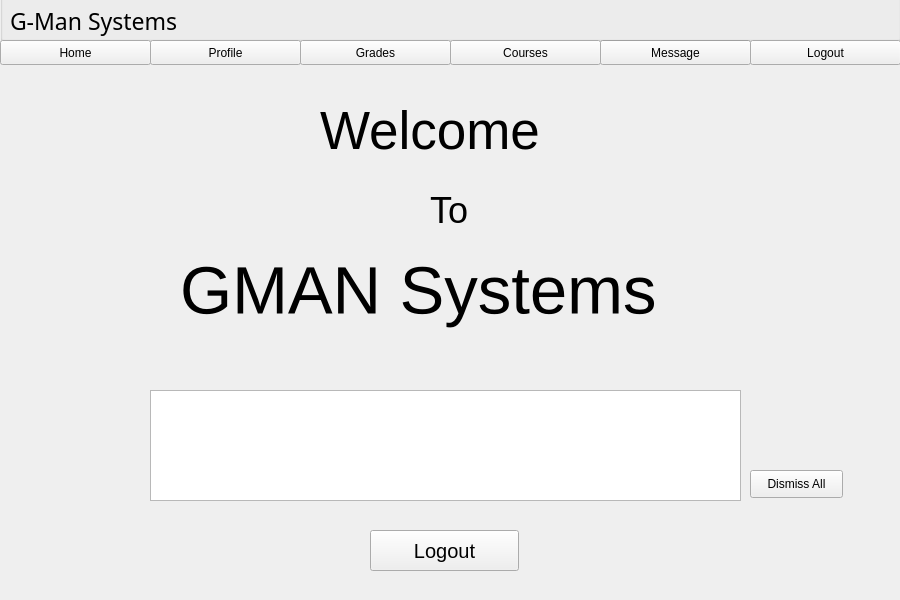
<?xml version="1.0" encoding="UTF-8"?>
<ui version="4.0">
 <class>Form</class>
 <widget class="QWidget" name="Form">
  <property name="geometry">
   <rect>
    <x>0</x>
    <y>0</y>
    <width>900</width>
    <height>600</height>
   </rect>
  </property>
  <property name="minimumSize">
   <size>
    <width>900</width>
    <height>600</height>
   </size>
  </property>
  <property name="maximumSize">
   <size>
    <width>900</width>
    <height>600</height>
   </size>
  </property>
  <property name="windowTitle">
   <string>Form</string>
  </property>
  <widget class="QLabel" name="label">
   <property name="geometry">
    <rect>
     <x>320</x>
     <y>80</y>
     <width>271</width>
     <height>101</height>
    </rect>
   </property>
   <property name="font">
    <font>
     <pointsize>40</pointsize>
    </font>
   </property>
   <property name="text">
    <string>Welcome</string>
   </property>
  </widget>
  <widget class="QLabel" name="label_2">
   <property name="geometry">
    <rect>
     <x>430</x>
     <y>190</y>
     <width>51</width>
     <height>41</height>
    </rect>
   </property>
   <property name="font">
    <font>
     <pointsize>27</pointsize>
    </font>
   </property>
   <property name="text">
    <string>To</string>
   </property>
  </widget>
  <widget class="QLabel" name="label_3">
   <property name="geometry">
    <rect>
     <x>180</x>
     <y>250</y>
     <width>561</width>
     <height>81</height>
    </rect>
   </property>
   <property name="font">
    <font>
     <pointsize>50</pointsize>
    </font>
   </property>
   <property name="text">
    <string>GMAN Systems</string>
   </property>
  </widget>
  <widget class="QPushButton" name="temp">
   <property name="geometry">
    <rect>
     <x>600</x>
     <y>40</y>
     <width>151</width>
     <height>25</height>
    </rect>
   </property>
   <property name="text">
    <string>Message</string>
   </property>
  </widget>
  <widget class="QGroupBox" name="groupBox_2">
   <property name="geometry">
    <rect>
     <x>0</x>
     <y>-10</y>
     <width>901</width>
     <height>51</height>
    </rect>
   </property>
   <property name="title">
    <string/>
   </property>
   <widget class="QLabel" name="barLabel">
    <property name="geometry">
     <rect>
      <x>0</x>
      <y>0</y>
      <width>901</width>
      <height>51</height>
     </rect>
    </property>
    <property name="text">
     <string/>
    </property>
   </widget>
   <widget class="QLabel" name="label_14">
    <property name="geometry">
     <rect>
      <x>10</x>
      <y>10</y>
      <width>221</width>
      <height>41</height>
     </rect>
    </property>
    <property name="font">
     <font>
      <family>Century Gothic</family>
      <pointsize>17</pointsize>
     </font>
    </property>
    <property name="text">
     <string>G-Man Systems</string>
    </property>
   </widget>
  </widget>
  <widget class="QPushButton" name="gradeButton">
   <property name="geometry">
    <rect>
     <x>300</x>
     <y>40</y>
     <width>151</width>
     <height>25</height>
    </rect>
   </property>
   <property name="text">
    <string>Grades</string>
   </property>
  </widget>
  <widget class="QPushButton" name="temp2">
   <property name="geometry">
    <rect>
     <x>750</x>
     <y>40</y>
     <width>151</width>
     <height>25</height>
    </rect>
   </property>
   <property name="text">
    <string>Logout</string>
   </property>
  </widget>
  <widget class="QPushButton" name="homeButton">
   <property name="geometry">
    <rect>
     <x>0</x>
     <y>40</y>
     <width>151</width>
     <height>25</height>
    </rect>
   </property>
   <property name="text">
    <string>Home</string>
   </property>
  </widget>
  <widget class="QPushButton" name="profileButton">
   <property name="geometry">
    <rect>
     <x>150</x>
     <y>40</y>
     <width>151</width>
     <height>25</height>
    </rect>
   </property>
   <property name="text">
    <string>Profile</string>
   </property>
  </widget>
  <widget class="QPushButton" name="courseButton">
   <property name="geometry">
    <rect>
     <x>450</x>
     <y>40</y>
     <width>151</width>
     <height>25</height>
    </rect>
   </property>
   <property name="text">
    <string>Courses</string>
   </property>
  </widget>
  <widget class="QPushButton" name="logoutButton">
   <property name="geometry">
    <rect>
     <x>370</x>
     <y>530</y>
     <width>149</width>
     <height>41</height>
    </rect>
   </property>
   <property name="font">
    <font>
     <pointsize>15</pointsize>
    </font>
   </property>
   <property name="text">
    <string>Logout</string>
   </property>
  </widget>
  <widget class="QTextEdit" name="messageBox">
   <property name="geometry">
    <rect>
     <x>150</x>
     <y>390</y>
     <width>591</width>
     <height>111</height>
    </rect>
   </property>
  </widget>
  <widget class="QPushButton" name="dismissButton">
   <property name="geometry">
    <rect>
     <x>750</x>
     <y>470</y>
     <width>93</width>
     <height>28</height>
    </rect>
   </property>
   <property name="text">
    <string>Dismiss All</string>
   </property>
  </widget>
 </widget>
 <resources/>
 <connections/>
</ui>
